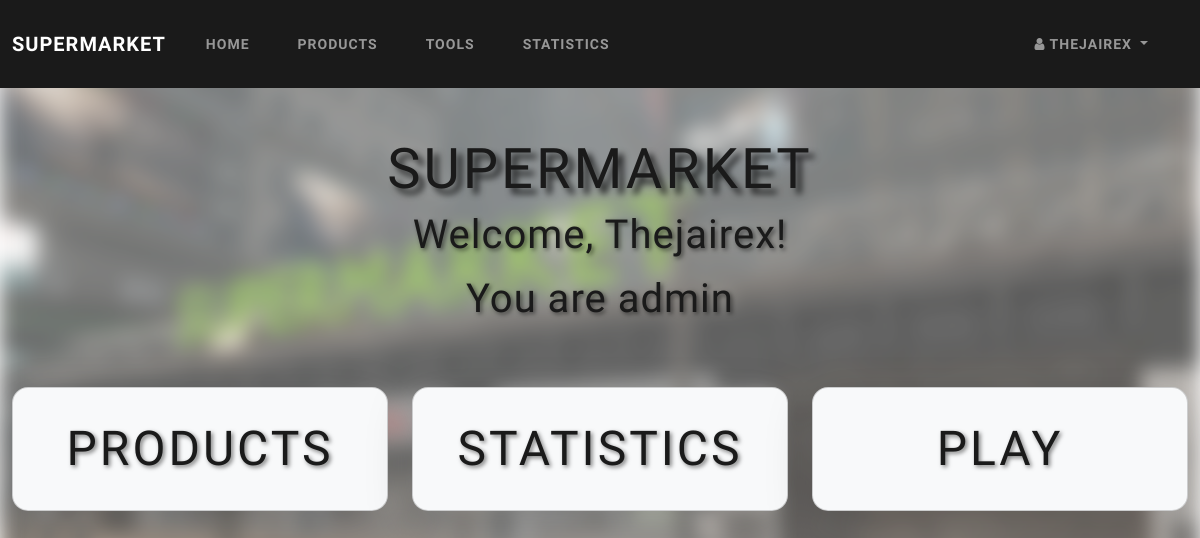
The page / (signed in) on the database its author committed.
### DB/models/users.py (models this page shows, shortened)
class User(UserMixin,Base):
    __tablename__ = "users"
    user_id  = Column(Integer, primary_key=True, autoincrement=True)
    username = Column(String(150), unique=True, nullable=False)
    password = Column(String(150), nullable=False)
    role = Column(String(150), nullable=False, default="user")

### app.py (the view)
@app.route('/')
def index():
    return render_template('index.html')

### DB/__init__.py (called while the page is built)
    def get_record(self, model, column, value):
        return self.session.query(model).filter(getattr(model, column) == value).first()

### app.py (called while the page is built)
@login_manger.user_loader
def load_user(user_id):
    return db.get_record(User, 'user_id', user_id)

### templates/index.html (shortened to what this page needs)
{% extends "layout.html" %}
{% block content %}
<main>
    <div id="carouselBackground" class="carousel slide" data-bs-ride="carousel">
        <div class="carousel-inner">
            <div class="carousel-item active">
            </div>
        </div>
    </div>
    <div class="content container-fluid">
        <div class="row">
            <div class="col-12 p-5">
                <h1 class="display-4 text-center" style="text-shadow: 6px 6px 6px rgba(0, 0, 0, 0.7);">
                    SuperMarket</h1>
                {% if current_user.is_authenticated %}
                <p class="text-center text-primary mt-0 display-6 ">Welcome, {{ current_user.username }}!</p>
                {% if current_user.role == 'admin' %}
                <p class="text-center text-primary mt-0 display-6 ">You are {{ current_user.role }}</p>
                {% endif %}
                {% endif %}
            </div>
            <div class="col-4">
                <a href="{{ url_for('products.products') }}" class="text-decoration-none">
                    <div class="card text-center text-primary rounded-4 bg-body-tertiary p-3 shadow-lg ">
                        <div class="card-body">
                            <h5 class="card-title display-5 m-0">Products</h5>
                        </div>
                    </div>
                </a>
            </div>
            <div class="col-4">
                <a href="#{{ url_for('statistics') }}" class="text-decoration-none " >
                    <div class="card text-center text-primary rounded-4 bg-body-tertiary p-3 shadow-lg">
                        <div class="card-body">
                            <h5 class="card-title display-5 m-0">Statistics</h5>
                        </div>
                    </div>
                </a>
            </div>
            {% if current_user.is_authenticated %}
            <div class="col-4">
                <a href="{{ url_for('play.play') }}" class="text-decoration-none">
                    <div class="card text-center text-primary rounded-4 bg-body-tertiary p-3 shadow-lg">
                        <div class="card-body">
                            <h5 class="card-title display-5 m-0">Play</h5>
                        </div>
                    </div>
                </a>
            </div>
                {% endif %}
            </div>
        </div>
</main>
{% endblock content %}

### templates/layout.html (shortened to what this page needs)
<!DOCTYPE html>
<html lang="en">
<head>
    <link rel="stylesheet" href="{{ url_for('static', filename='css/bootstrap.min.css') }}">
    <link rel="stylesheet" href="https://cdnjs.cloudflare.com/ajax/libs/font-awesome/4.7.0/css/font-awesome.min.css">
    <link rel="stylesheet" href="{{ url_for('static', filename='css/style.css') }}">
</head>
<body>
    <header>
        <nav class="navbar navbar-expand-lg navbar-dark bg-primary" data-bs-theme="dark">
            <div class="container-fluid">
                <a href="#" class="navbar-brand">SuperMarket</a>
                <div class="collapse navbar-collapse" id="navbarNav">
                    <ul class="navbar-nav flex-grow-1">
                        <li class="nav-item">
                            <a href="{{ url_for('index') }}" class="nav-link me-auto p-2">Home</a>
                        </li>
                        <li class="nav-item">
                            <a href="{{ url_for('products.products') }}" class="nav-link me-auto p-2">Products</a>
                        </li>
                        {% if current_user.is_authenticated %}
                        <li class="nav-item">
                            <a href="#" class="nav-link me-auto p-2">Tools</a>
                        </li>
                        <li class="nav-item">
                            <a href="{{ url_for('statistics') }}" class="nav-link me-auto p-2">Statistics</a>
                        </li>
                        <li class="nav-item ms-auto dropdown">
                            <a href="#" class="nav-link dropdown-toggle p-2" role="button" data-bs-toggle="dropdown" aria-expanded="false">
                                <i class="fa fa-user"></i> {{ current_user.username }}
                            </a>
                        </li>
                        {% endif %}
                    </ul>
                </div>
            </div>
        </nav>
    </header>
    {% block content %}
    {% endblock content %}
</body>
</html>

### static/css/style.css (style rules this page uses)
#carouselBackground { position: fixed; top: 0; left: 0; width: 100%; height: 100%; z-index: -1; }
.content { position: relative; z-index: 1; color: white; text-shadow: 2px 2px 4px rgba(0, 0, 0, 0.5); }
.card { transition: transform 0.3s ease; }

### rows shown on the page
User: username "THEJAIREX", username "Thejairex", role "admin"
